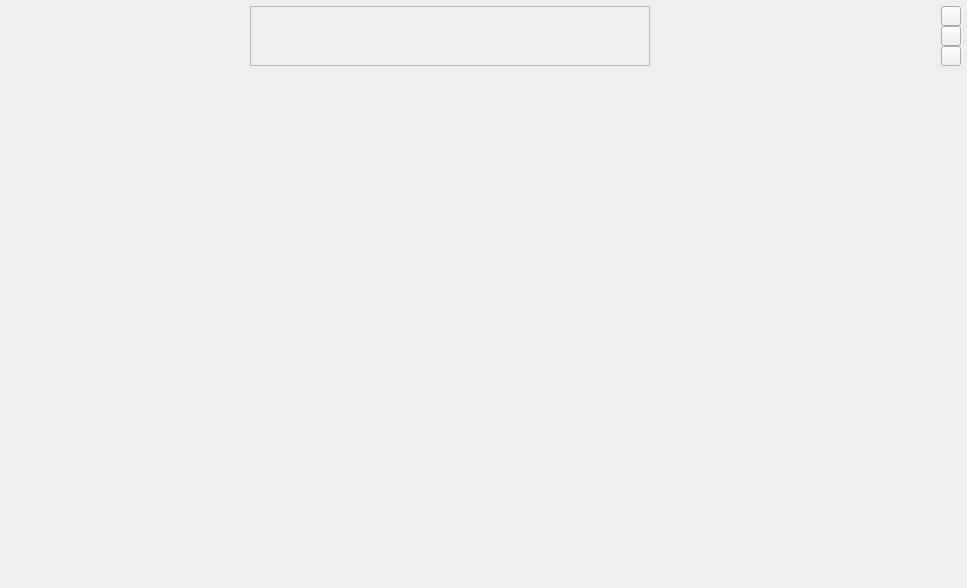
<?xml version="1.0" encoding="UTF-8"?>
<ui version="4.0">
 <class>FramelessWindow</class>
 <widget class="QWidget" name="FramelessWindow">
  <property name="geometry">
   <rect>
    <x>0</x>
    <y>0</y>
    <width>967</width>
    <height>588</height>
   </rect>
  </property>
  <property name="windowTitle">
   <string/>
  </property>
  <property name="autoFillBackground">
   <bool>false</bool>
  </property>
  <layout class="QVBoxLayout" name="verticalLayout_2">
   <property name="spacing">
    <number>0</number>
   </property>
   <property name="leftMargin">
    <number>5</number>
   </property>
   <property name="topMargin">
    <number>5</number>
   </property>
   <property name="rightMargin">
    <number>5</number>
   </property>
   <property name="bottomMargin">
    <number>5</number>
   </property>
   <item>
    <widget class="QWidget" name="windowFrame" native="true">
     <property name="autoFillBackground">
      <bool>false</bool>
     </property>
     <property name="styleSheet">
      <string notr="true"/>
     </property>
     <layout class="QVBoxLayout" name="verticalLayout">
      <property name="spacing">
       <number>0</number>
      </property>
      <property name="leftMargin">
       <number>1</number>
      </property>
      <property name="topMargin">
       <number>1</number>
      </property>
      <property name="rightMargin">
       <number>1</number>
      </property>
      <property name="bottomMargin">
       <number>1</number>
      </property>
      <item>
       <widget class="WindowDragger" name="window_title_bar" native="true">
        <property name="sizePolicy">
         <sizepolicy hsizetype="Preferred" vsizetype="Fixed">
          <horstretch>0</horstretch>
          <verstretch>0</verstretch>
         </sizepolicy>
        </property>
        <property name="minimumSize">
         <size>
          <width>0</width>
          <height>0</height>
         </size>
        </property>
        <property name="autoFillBackground">
         <bool>false</bool>
        </property>
        <property name="styleSheet">
         <string notr="true">#windowTitlebar{border: 0px none palette(base); border-top-left-radius:5px; border-top-right-radius:5px; background-color:palette(shadow); height:20px;}</string>
        </property>
        <layout class="QHBoxLayout" name="horizontalLayout" stretch="0,0">
         <property name="spacing">
          <number>0</number>
         </property>
         <property name="leftMargin">
          <number>0</number>
         </property>
         <property name="topMargin">
          <number>0</number>
         </property>
         <property name="rightMargin">
          <number>0</number>
         </property>
         <property name="bottomMargin">
          <number>0</number>
         </property>
         <item>
          <widget class="QLabel" name="spacer">
           <property name="minimumSize">
            <size>
             <width>4</width>
             <height>0</height>
            </size>
           </property>
           <property name="maximumSize">
            <size>
             <width>4</width>
             <height>16777215</height>
            </size>
           </property>
          </widget>
         </item>
         <item>
          <layout class="QHBoxLayout" name="horizontalLayout_2" stretch="0,0,1,1,0">
           <property name="spacing">
            <number>0</number>
           </property>
           <item>
            <widget class="QLabel" name="icon">
             <property name="minimumSize">
              <size>
               <width>40</width>
               <height>40</height>
              </size>
             </property>
             <property name="maximumSize">
              <size>
               <width>40</width>
               <height>40</height>
              </size>
             </property>
             <property name="text">
              <string/>
             </property>
             <property name="pixmap">
              <pixmap resource="../ressources.qrc">:/icons/ressources/3dm_icon.svg</pixmap>
             </property>
             <property name="scaledContents">
              <bool>true</bool>
             </property>
            </widget>
           </item>
           <item>
            <widget class="QLabel" name="title_text">
             <property name="minimumSize">
              <size>
               <width>200</width>
               <height>60</height>
              </size>
             </property>
             <property name="maximumSize">
              <size>
               <width>200</width>
               <height>16777215</height>
              </size>
             </property>
             <property name="font">
              <font>
               <weight>75</weight>
               <bold>true</bold>
              </font>
             </property>
             <property name="styleSheet">
              <string notr="true"/>
             </property>
             <property name="text">
              <string/>
             </property>
             <property name="alignment">
              <set>Qt::AlignLeading|Qt::AlignLeft|Qt::AlignVCenter</set>
             </property>
            </widget>
           </item>
           <item>
            <widget class="QFrame" name="menu_bar">
             <property name="sizePolicy">
              <sizepolicy hsizetype="Maximum" vsizetype="Preferred">
               <horstretch>0</horstretch>
               <verstretch>0</verstretch>
              </sizepolicy>
             </property>
             <property name="minimumSize">
              <size>
               <width>400</width>
               <height>60</height>
              </size>
             </property>
             <property name="frameShape">
              <enum>QFrame::StyledPanel</enum>
             </property>
             <property name="frameShadow">
              <enum>QFrame::Raised</enum>
             </property>
            </widget>
           </item>
           <item>
            <widget class="QLabel" name="message">
             <property name="minimumSize">
              <size>
               <width>100</width>
               <height>0</height>
              </size>
             </property>
             <property name="text">
              <string/>
             </property>
            </widget>
           </item>
           <item>
            <layout class="QVBoxLayout" name="control_buttons" stretch="0,0,0">
             <property name="spacing">
              <number>0</number>
             </property>
             <property name="sizeConstraint">
              <enum>QLayout::SetMinimumSize</enum>
             </property>
             <property name="leftMargin">
              <number>0</number>
             </property>
             <item>
              <widget class="QToolButton" name="close_button">
               <property name="minimumSize">
                <size>
                 <width>20</width>
                 <height>20</height>
                </size>
               </property>
               <property name="maximumSize">
                <size>
                 <width>20</width>
                 <height>20</height>
                </size>
               </property>
               <property name="font">
                <font>
                 <weight>75</weight>
                 <bold>true</bold>
                </font>
               </property>
               <property name="styleSheet">
                <string notr="true"/>
               </property>
               <property name="icon">
                <iconset resource="../ressources.qrc">
                 <normaloff>:/icons/ressources/style/close.svg</normaloff>:/icons/ressources/style/close.svg</iconset>
               </property>
              </widget>
             </item>
             <item>
              <widget class="QToolButton" name="maximize_button">
               <property name="minimumSize">
                <size>
                 <width>20</width>
                 <height>20</height>
                </size>
               </property>
               <property name="maximumSize">
                <size>
                 <width>20</width>
                 <height>20</height>
                </size>
               </property>
               <property name="styleSheet">
                <string notr="true"/>
               </property>
               <property name="text">
                <string/>
               </property>
               <property name="icon">
                <iconset resource="../ressources.qrc">
                 <normaloff>:/icons/ressources/style/maximize.svg</normaloff>:/icons/ressources/style/maximize.svg</iconset>
               </property>
              </widget>
             </item>
             <item>
              <widget class="QToolButton" name="minimize_button">
               <property name="minimumSize">
                <size>
                 <width>20</width>
                 <height>20</height>
                </size>
               </property>
               <property name="maximumSize">
                <size>
                 <width>20</width>
                 <height>20</height>
                </size>
               </property>
               <property name="font">
                <font>
                 <weight>75</weight>
                 <bold>true</bold>
                </font>
               </property>
               <property name="styleSheet">
                <string notr="true"/>
               </property>
               <property name="text">
                <string/>
               </property>
               <property name="icon">
                <iconset resource="../ressources.qrc">
                 <normaloff>:/icons/ressources/style/reduce.svg</normaloff>:/icons/ressources/style/reduce.svg</iconset>
               </property>
              </widget>
             </item>
            </layout>
           </item>
          </layout>
         </item>
        </layout>
       </widget>
      </item>
      <item>
       <widget class="QWidget" name="window_content" native="true">
        <property name="autoFillBackground">
         <bool>false</bool>
        </property>
        <property name="styleSheet">
         <string notr="true">#windowContent{
  border: 0px none palette(base);
  border-radius:0px 0px 5px 5px;
}</string>
        </property>
        <layout class="QVBoxLayout" name="verticalLayout_3">
         <property name="spacing">
          <number>0</number>
         </property>
         <property name="leftMargin">
          <number>0</number>
         </property>
         <property name="topMargin">
          <number>0</number>
         </property>
         <property name="rightMargin">
          <number>0</number>
         </property>
         <property name="bottomMargin">
          <number>0</number>
         </property>
        </layout>
       </widget>
      </item>
     </layout>
    </widget>
   </item>
  </layout>
 </widget>
 <layoutdefault spacing="6" margin="11"/>
 <customwidgets>
  <customwidget>
   <class>WindowDragger</class>
   <extends>QWidget</extends>
   <header>windowdragger.h</header>
   <container>1</container>
  </customwidget>
 </customwidgets>
 <resources>
  <include location="../ressources.qrc"/>
 </resources>
 <connections/>
</ui>
